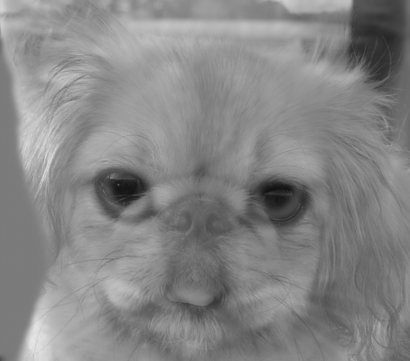
#> input picture hybrid.png, 410 x 361 px, found by its file name
$ python slicing.py ../test.png ../hybrid.png
#> lines starting #> are read from the running program, lines starting #| are printed output that depends on the picture
import cv2
import numpy as np
import sys
import os
""" Indexing/slicing and split/merge of color components

    python slicing.py <path_to_image> <image_name>
"""

if __name__ == '__main__':
    path = sys.argv[1]
    image_name = sys.argv[2]
    path_file = os.path.join(path, image_name)

    # Read the image
    image = cv2.imread(path_file)
#> image is the input picture: shape (361, 410, 3); min 18, max 230, mean 133.6
    assert image is not None, "There is no image at {}".format(path_file)

    # Gray image
    image_gray = cv2.cvtColor(image, cv2.COLOR_BGR2GRAY)

    # indexing/slicing
    first_pixel = image_gray[0, 0]
#> first_pixel = 206
    last_pixel = image_gray[-1, -1]
#> last_pixel = 102
    first_row = image_gray[0, :]
#> first_row = 410 values, max 206 at index 0, min 67 at index 390, mean 150.1
    first_column = image_gray[:, 0]
#> first_column = 361 values, max 210 at index 4, min 77 at index 360, mean 128.2
    image_rect = image_gray[100:200, 100:200]
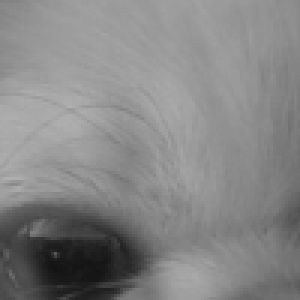
#> image_rect: shape (100, 100) (shown 3 times larger); min 19, max 176, mean 133.2

    # split and merge
    image_hsv = cv2.cvtColor(image, cv2.COLOR_BGR2HSV)
#> image_hsv: shape (361, 410, 3); mean H, S, V 0, 0, 133.6
    h, s, v = cv2.split(image_hsv)
#> h: shape (361, 410); every value is 0
    s = 255 * np.ones_like(s)
    v = 255 * np.ones_like(v)
    image_hue = cv2.merge((h, s, v))
#> image_hue: shape (361, 410, 3); mean H, S, V 0, 255, 255
    image_hue_bgr = cv2.cvtColor(image_hue, cv2.COLOR_HSV2BGR)
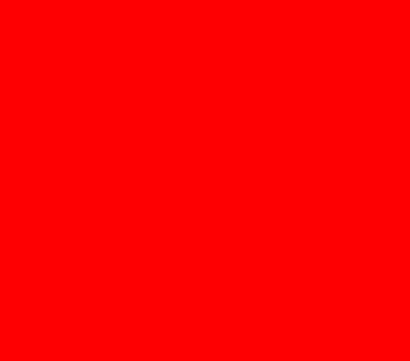
#> image_hue_bgr: shape (361, 410, 3); mean B, G, R 0, 0, 255

    # set two last components to 255
    image_hsv[..., 1:] = 255
    image_hue = cv2.cvtColor(image_hsv, cv2.COLOR_HSV2BGR)

    cv2.imshow("Image", image_hue)
    cv2.waitKey(0)
